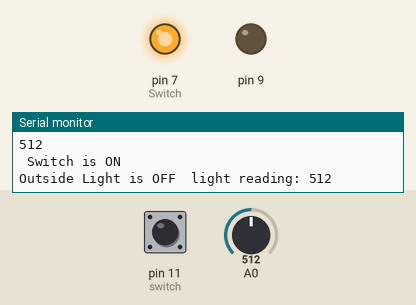
Simulated run of this sketch. Board: Arduino Uno, built with avr-gcc and run on an emulated ATmega328P. On the bench: output pins drawn as LEDs (lit = HIGH), the last lines printed to the serial monitor. Inputs (shaded band) come from the test bench; at power-on: A0 = 512, pin 11 (switch) LOW.

Above: at 1.8 s.
1.9 s: A0 set to 259
4.3 s: A0 set to 240
At 7.5 s:
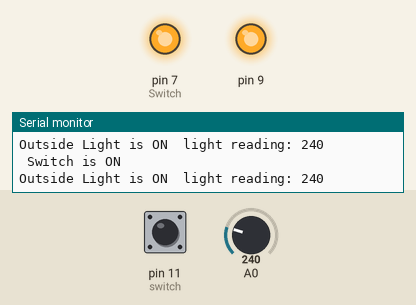
7.8 s: pin 11 (switch) pulled HIGH for 1.3 s
At 9.2 s:
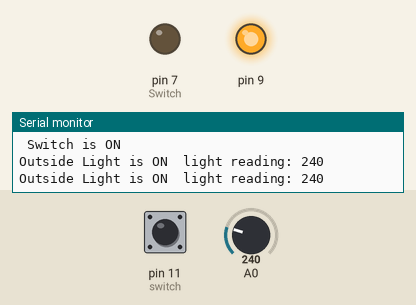
10.9 s: pin 11 (switch) pulled HIGH for 3.2 s
At 15.7 s:
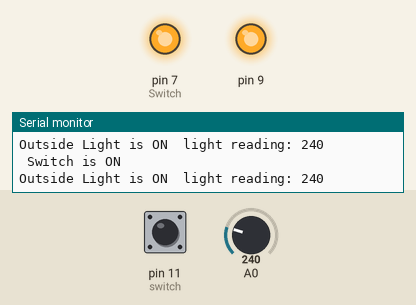
16.1 s: A0 set to 260
At 18.7 s:
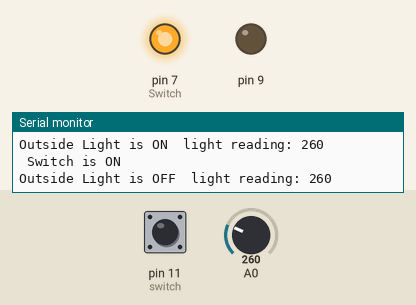
Timing chart, 0 to 20.2 s (numbered marks = the images above; inputs shaded):
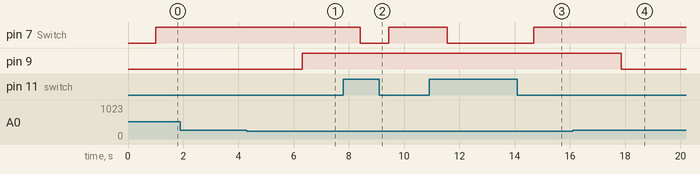

The sketch:

Final_Assessment1.ino
```cpp
#include <avr/io.h>
#include <util/delay.h>
#include "Adc.h"
#include "Uart.h"


int main (void) {
  init();
  unsigned char buffer [4];

while (1) {
  int A = Adc_ReadChannel(0); //Set A as variable for signal from A0

  itoa(A, buffer, 10);
  Uart_SendString(buffer);
  Uart_SendString("  ");
  _delay_ms(1000);
  Uart_SendChar('\n');
///////////////////////////////////////////SWITCH

  if((PINB & (1 << 3)))   // Check switch status
  {
    PORTD = PORTD &~(1 << 7);    // Switch OFF LED

  }
  else{
    PORTD = PORTD | (1 << 7);      // Switch ON LED

    Uart_SendString(" Switch is ON");
  Uart_SendChar('\n');

  }

////////////////////////////////////////////////////////
  if(A > 250){
    PORTB = PORTB  &!(1 << 1);
    Uart_SendString("Outside Light is OFF  light reading: ");

    }

  else{
    PORTB = PORTB | (1 << 1);
    Uart_SendString("Outside Light is ON  light reading: ");

  }
  }
  }

void init (){
////////////////////////////////////////////////////SWITCH
  DDRD = DDRD | (1 << 7);     // Make PD7 output or Pin 7
//////////////////////////////////////////////////
  Adc_Init();
Uart_Init();
//////////////////////////////////////////////////////////LDR
  DDRC &= ~(1 << 1); // Set LDR LED input PB1 or Pin 9
  DDRB = DDRB | (1 << 1); // Give Output

  PORTB = PORTB | (1 << 3); // activate pull up resistace
/////////////////////////////////////////////////////////////////
/////////////////////////////////////////////////////////SWITCH
  DDRB = DDRB & ~(1 << 3);    // Make PB11 input
  PORTB = PORTB | (1 << 3);   // Activate pull up resistance
/////////////////////////////////////////////////////////////
}
```

Adc.h
```cpp
#ifndef __ADC__
#define __ADC__

void Adc_Init(void);

unsigned short Adc_ReadChannel(unsigned char channel);

#endif
```

Adc.ino
```cpp
#include "Adc.h"

void Adc_Init(void)
{
    // AREF = AVcc
    ADMUX = (1<<REFS0);

    // ADC Enable and prescaler of 128
    // 16000000/128 = 125000
    ADCSRA = (1<<ADEN)|(1<<ADPS2)|(1<<ADPS1)|(1<<ADPS0);
}

unsigned short Adc_ReadChannel(unsigned char ch)
{

  // select the corresponding channel 0~7
  // ANDing with ’7′ will always keep the value
  // of ‘ch’ between 0 and 7
  ch &= 0b00000111;  // AND operation with 7
  ADMUX = (ADMUX & 0xF8)|ch; // clears the bottom 3 bits before ORing

  // start single convertion
  // write ’1′ to ADSC
  ADCSRA |= (1<<ADSC);

  // wait for conversion to complete
  // ADSC becomes ’0′ again
  // till then, run loop continuously
  while(ADCSRA & (1<<ADSC));

  return (ADC);

}
```

Uart.h
```cpp
#ifndef __UART__
#define __UART__

void Uart_Init(void);

void Uart_SetBaudRate(unsigned short BuadRate);

void Uart_SendChar(unsigned char DataByte);

unsigned char Uart_ReadData();

void Uart_SendString(unsigned char DataString[], unsigned char Size);

#endif
```

Uart.ino
```cpp
#include "Uart.h"
#if !defined(__AVR_ATmega328P__)
#include <avr/iom328p.h>
#endif

#define _BV(bit) (1 << (bit))
#define bit_is_set(sfr, bit) (_SFR_BYTE(sfr) & _BV(bit))
#define bit_is_clear(sfr, bit) (!(_SFR_BYTE(sfr) & _BV(bit)))
#define loop_until_bit_is_set(sfr, bit) do { } while (bit_is_clear(sfr, bit))
#define loop_until_bit_is_clear(sfr, bit) do { } while (bit_is_set(sfr, bit))


void Uart_Init(void) {

    Uart_SetBaudRate(9600);

    /* Enable USART transmitter/receiver */
    UCSR0B = (1 << TXEN0) | (1 << RXEN0);

    /* 8 data bits, 1 stop bit */
    UCSR0C = (1 << UCSZ01) | (1 << UCSZ00);
}

void Uart_SetBaudRate(unsigned short BuadRate)
{
    unsigned short UBBR = ( (F_CPU / 16) /  BuadRate ) - 1;
    UBRR0L = (UBBR & 0xFF);
    UBRR0H = (( UBBR >> 8 ) & 0xFF);
}


void Uart_SendChar(unsigned char DataByte)
{
    // Wait until Write buffer is empty
    while ( ! (UCSR0A & ( 1 << UDRE0)) );
    UDR0 = DataByte;
}

unsigned char Uart_ReadData(void) {
    // Wait until data is received
    while ( ! (UCSR0A & ( 1 << RXC0)) );
    return UDR0;
}

void Uart_SendString(const char DataString[]){
    int i;
    for (i=0; DataString[i]; i++)
    {
        Uart_SendChar(DataString[i]);
    }
}
```

Measured:
- the behaviour switches between 251 and 250 on A0 (found by bisection; images 0 and 1)
- after the input at 4.3 s, pin 9: LOW → HIGH after 2.0 s
- after the input at 7.8 s, pin 7 (Switch): HIGH → LOW after 0.60 s, → HIGH 1.0 s later
- after the input at 10.9 s, pin 7 (Switch): HIGH → LOW after 0.66 s, → HIGH 3.1 s later
- after the input at 16.1 s, pin 9: HIGH → LOW after 1.8 s
